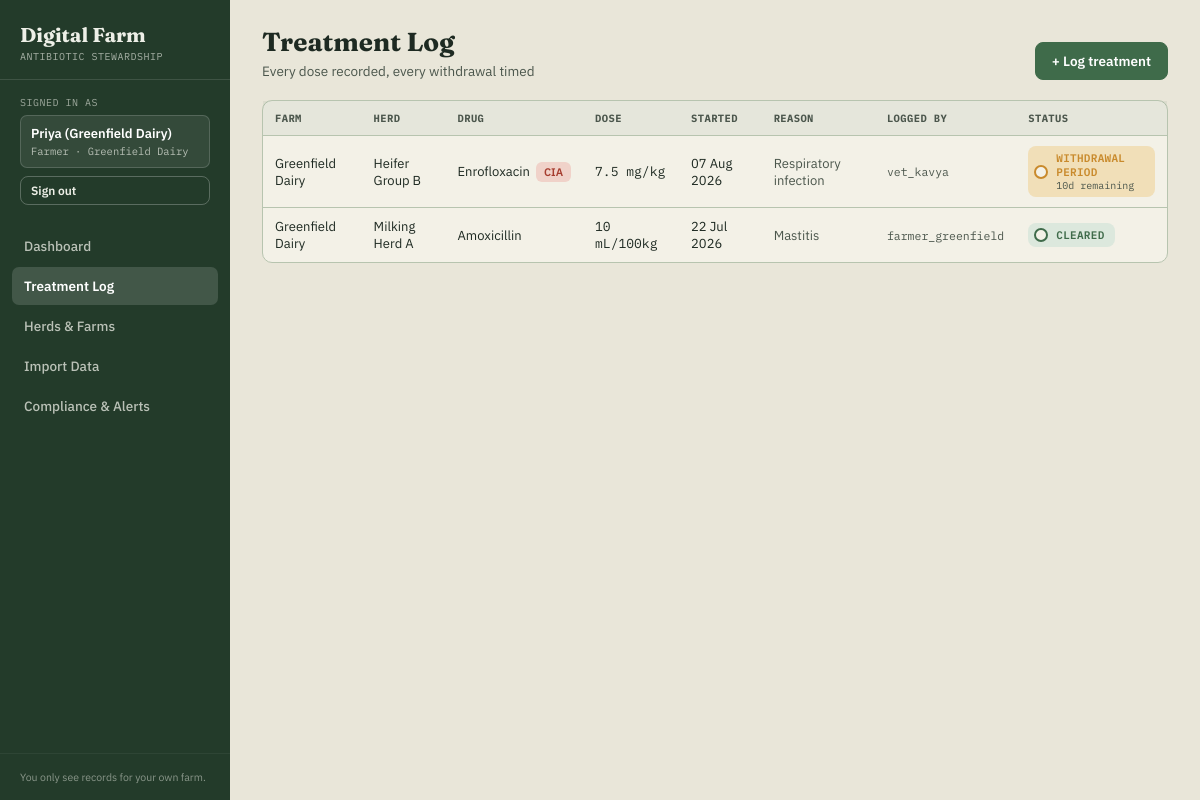
Page /treatments (signed in) on the committed database.
### models.py (models this page shows, shortened)
class User(db.Model):
    id = db.Column(db.Integer, primary_key=True)
    username = db.Column(db.String(80), nullable=False, unique=True)
    password_hash = db.Column(db.String(255), nullable=False)
    display_name = db.Column(db.String(120), nullable=False)
    role = db.Column(db.String(20), nullable=False)  # 'farmer' | 'vet' | 'regulator'
    farm_id = db.Column(db.Integer, db.ForeignKey("farm.id"), nullable=True)
    farm = db.relationship("Farm")

class Farm(db.Model):
    id = db.Column(db.Integer, primary_key=True)
    name = db.Column(db.String(120), nullable=False)
    location = db.Column(db.String(120))
    species = db.Column(db.String(120))
    groups = db.relationship("Group", backref="farm", cascade="all, delete-orphan")

class Treatment(db.Model):
    id = db.Column(db.Integer, primary_key=True)
    farm_id = db.Column(db.Integer, db.ForeignKey("farm.id"), nullable=False)
    group_id = db.Column(db.Integer, db.ForeignKey("group.id"), nullable=False)
    drug_id = db.Column(db.Integer, db.ForeignKey("drug.id"), nullable=False)
    dose = db.Column(db.String(40))
    unit = db.Column(db.String(40))
    start_date = db.Column(db.Date, nullable=False)
    end_date = db.Column(db.Date, nullable=False)
    reason = db.Column(db.String(200))
    prescribed_by = db.Column(db.String(120))
    marketed_date = db.Column(db.Date, nullable=True)  # date animal/product was sold, if any
    logged_by = db.Column(db.String(120))  # username of the account that recorded this
    farm = db.relationship("Farm")
    group = db.relationship("Group")
    drug = db.relationship("Drug")
    def withdrawal_days(self):
        if self.group and self.group.product == "dairy":
            return self.drug.milk_days or 0
        return self.drug.meat_days or 0
    def withdrawal_end(self):
        return self.end_date + timedelta(days=self.withdrawal_days())
    def status(self):
        today = date.today()
        w_end = self.withdrawal_end()
        if today < self.end_date:
            return "Active Treatment", "amber", (self.end_date - today).days
        if self.marketed_date:
            if self.marketed_date < w_end:
                return "Violation", "rust", 0
            return "Cleared (marketed)", "pasture", 0
        if today < w_end:
            return "Withdrawal Period", "amber", (w_end - today).days
        return "Cleared", "pasture", 0

class Group(db.Model):
    id = db.Column(db.Integer, primary_key=True)
    farm_id = db.Column(db.Integer, db.ForeignKey("farm.id"), nullable=False)
    name = db.Column(db.String(120), nullable=False)
    species = db.Column(db.String(120))
    product = db.Column(db.String(20), default="meat")  # 'meat' or 'dairy'
    headcount = db.Column(db.Integer, default=0)

class Drug(db.Model):
    id = db.Column(db.Integer, primary_key=True)
    name = db.Column(db.String(120), nullable=False, unique=True)
    drug_class = db.Column(db.String(120))
    cia = db.Column(db.Boolean, default=False)  # WHO Critically Important Antimicrobial
    meat_days = db.Column(db.Integer, default=0)   # meat withdrawal period, days
    milk_days = db.Column(db.Integer, default=0)   # milk withdrawal period, days (0 = n/a)
    notes = db.Column(db.String(300))

### app.py (the view)
@app.get("/treatments")
@login_required
def treatments_view():
    redir = guard_tab("treatments")
    if redir:
        return redir
    user = current_user()
    farm_ids = visible_farm_ids(user)
    q = Treatment.query
    farms_q = Farm.query
    if farm_ids is not None:
        q = q.filter(Treatment.farm_id.in_(farm_ids))
        farms_q = farms_q.filter(Farm.id.in_(farm_ids))
    treatments = q.order_by(Treatment.start_date.desc()).all()
    farms = farms_q.all()
    drugs = Drug.query.order_by(Drug.name).all()
    rows = [(t, t.status()) for t in treatments]
    return render_template("treatments.html", tab="treatments", rows=rows, farms=farms, drugs=drugs)

### app.py (called while the page is built)
def current_user():
    uid = session.get("user_id")
    if not uid:
        return None
    return User.query.get(uid)

def current_role():
    u = current_user()
    return u.role if u else None

def login_required(view):
    @functools.wraps(view)
    def wrapped(*args, **kwargs):
        if not current_user():
            return redirect(url_for("login", next=request.path))
        return view(*args, **kwargs)
    return wrapped

def guard_tab(tab):
    if tab not in ROLES[current_role()]["tabs"]:
        flash("Your role doesn't have access to that page.", "error")
        return redirect(url_for("dashboard"))
    return None

def visible_farm_ids(user):
    if user.role == "farmer":
        return [user.farm_id]
    return None

@app.context_processor
def inject_nav():
    user = current_user()
    if not user:
        return dict(roles=ROLES, current_role=None, tab_labels=TAB_LABELS, allowed_tabs=[], current_user=None,
                    permissions=PERMISSIONS)
    return dict(
        roles=ROLES, current_role=user.role, tab_labels=TAB_LABELS,
        allowed_tabs=ROLES[user.role]["tabs"], current_user=user,
        permissions=PERMISSIONS,
    )

### templates/treatments.html (shortened to what this page needs)
{% extends "base.html" %}
{% block content %}
<div class="section-header">
  <div>
    <h1 class="section-title">Treatment Log</h1>
    <div class="section-sub">Every dose recorded, every withdrawal timed</div>
  </div>
  {% if current_role in permissions.add_treatment %}
  <button class="btn" onclick="document.getElementById('addForm').classList.toggle('hidden')">+ Log treatment</button>
  {% endif %}
</div>
<div class="panel" style="padding:0;">
  <table>
    <thead>
      <tr>
        <th>FARM</th><th>HERD</th><th>DRUG</th><th>DOSE</th><th>STARTED</th><th>REASON</th><th>LOGGED BY</th><th>STATUS</th>
      </tr>
    </thead>
    <tbody>
      {% for t, status in rows %}
      {% set label, tone, days_left = status %}
      <tr>
        <td>{{ t.farm.name }}</td>
        <td>{{ t.group.name }}</td>
        <td>{{ t.drug.name }}{% if t.drug.cia %}<span class="badge badge-rust">CIA</span>{% endif %}</td>
        <td class="mono">{{ t.dose }} {{ t.unit }}</td>
        <td>{{ t.start_date.strftime('%d %b %Y') }}</td>
        <td style="color:var(--ink-soft);">{{ t.reason or "—" }}</td>
        <td class="mono" style="font-size:11.5px; color:var(--ink-soft);">{{ t.logged_by or "—" }}</td>
        <td>
          <div class="ear-tag et-{{ tone }}">
            <span class="hole"></span>
            <div>
              <div class="label">{{ label|upper }}</div>
              {% if days_left > 0 %}<div class="days">{{ days_left }}d remaining</div>{% endif %}
            </div>
          </div>
        </td>
      </tr>
      {% endfor %}
    </tbody>
  </table>
</div>
{% endblock %}

### templates/base.html (shortened to what this page needs)
<!DOCTYPE html>
<html lang="en">
<head>
<link rel="stylesheet" href="{{ url_for('static', filename='style.css') }}">
</head>
<body>
<div class="app-shell">
  <aside class="sidebar">
    <div class="brand">
      <div class="brand-title">Digital Farm</div>
      <div class="brand-sub">ANTIBIOTIC STEWARDSHIP</div>
    </div>
    {% if current_user %}
    <div class="role-form">
      <label class="role-label">SIGNED IN AS</label>
      <div class="account-card">
        <div class="account-name">{{ current_user.display_name }}</div>
        <div class="account-role">{{ roles[current_role].label }}{% if current_user.farm %} · {{ current_user.farm.name }}{% endif %}</div>
      </div>
      <form method="post" action="{{ url_for('logout') }}">
        <button class="btn btn-ghost btn-small" style="width:100%; margin-top:8px; color:#EDEFE7; border-color:rgba(255,255,255,.25);" type="submit">Sign out</button>
      </form>
    </div>
    <nav class="nav">
      {% for t in allowed_tabs %}
        <a href="{{ url_for(t + '_view') if t != 'dashboard' else url_for('dashboard') }}"
           class="nav-link {% if tab == t %}active{% endif %}">
          {{ tab_labels[t] }}
        </a>
      {% endfor %}
    </nav>
    <div class="sidebar-footer">
      {% if current_role == 'farmer' %}You only see records for your own farm.
      {% elif current_role == 'regulator' %}Read-only regulatory view — audit across every farm.
      {% else %}Full multi-farm access as a veterinarian.{% endif %}
    </div>
    {% endif %}
  </aside>
  <main class="main">
    {% block content %}{% endblock %}
  </main>
</div>
</body>
</html>

### static/style.css (style rules this page uses)
:root { --paper:#E9E6D9; --paper-raised:#F3F1E7; --ink:#1E2A22; --ink-soft:#4B564C; --pasture:#3F6B4A; --pasture-deep:#233B2A; --pasture-line:#B7C4AF; --amber:#C98A2C; --amber-soft:#F1DFB8; --rust:#A63D2F; --rust-soft:#F0D2C9; --slate:#4A6670; --slate-soft:#D8E1E3; }
* { box-sizing: border-box; }
body { margin:0; font-family:'IBM Plex Sans', sans-serif; background:var(--paper); color:var(--ink); }
.lam-mono, .mono { font-family:'IBM Plex Mono', monospace; }
.display, h1, h2, h3 { font-family:'Fraunces', serif; margin:0; }
.app-shell { display:flex; min-height:100vh; }
.sidebar { width:230px; background:var(--pasture-deep); color:#EDEFE7; display:flex; flex-direction:column; flex-shrink:0; }
.brand { padding:22px 20px 16px; border-bottom:1px solid rgba(255,255,255,0.12); }
.brand-title { font-family:'Fraunces', serif; font-size:20px; font-weight:700; }
.brand-sub { font-family:'IBM Plex Mono', monospace; font-size:10px; opacity:.65; margin-top:3px; letter-spacing:.5px; }
.role-form { padding:16px 20px; }
.role-label { display:block; font-family:'IBM Plex Mono', monospace; font-size:10px; opacity:.6; margin-bottom:6px; letter-spacing:.5px; }
.account-card { background:rgba(255,255,255,.08); border:1px solid rgba(255,255,255,.16); border-radius:7px; padding:9px 10px; }
.account-name { font-size:13px; font-weight:600; color:#fff; }
.account-role { font-family:'IBM Plex Mono', monospace; font-size:10.5px; opacity:.7; margin-top:2px; }
.nav { padding:6px 12px; display:flex; flex-direction:column; gap:2px; flex:1; }
.nav-link { display:block; padding:10px 12px; border-radius:7px; color:rgba(237,239,231,.75); text-decoration:none; font-size:13.5px; font-weight:500; }
.nav-link.active { background:rgba(255,255,255,.14); color:#fff; font-weight:600; }
.sidebar-footer { padding:16px 20px; font-size:10.5px; opacity:.5; border-top:1px solid rgba(255,255,255,.1); }
.main { flex:1; padding:26px 32px; max-width:1200px; }
.section-header { display:flex; justify-content:space-between; align-items:flex-end; margin-bottom:20px; flex-wrap:wrap; gap:12px; }
.section-title { font-size:26px; font-weight:700; }
.section-sub { font-size:13.5px; color:var(--ink-soft); margin-top:4px; }
.panel { background:var(--paper-raised); border:1px solid var(--pasture-line); border-radius:10px; padding:18px; }
.panel + .panel { margin-top:16px; }
table { width:100%; border-collapse:collapse; font-size:13px; }
thead tr { background:rgba(63,107,74,0.08); }
th { text-align:left; padding:10px 12px; font-family:'IBM Plex Mono', monospace; font-size:10.5px; letter-spacing:.4px; color:var(--ink-soft); border-bottom:1px solid var(--pasture-line); }
td { padding:10px 12px; border-bottom:1px solid var(--pasture-line); }
tr:last-child td { border-bottom:none; }
.ear-tag { display:inline-flex; align-items:center; gap:8px; border-radius:8px; padding:5px 10px 5px 6px; }
.ear-tag .hole { width:14px; height:14px; border-radius:99px; background:var(--paper-raised); border:2px solid; flex-shrink:0; }
.ear-tag .label { font-family:'IBM Plex Mono', monospace; font-size:11px; font-weight:600; letter-spacing:.3px; }
.ear-tag .days { font-family:'IBM Plex Mono', monospace; font-size:10px; color:var(--ink-soft); }
.et-pasture { background:#DCE8DD; }
.et-pasture .hole { border-color:var(--pasture); }
.et-pasture .label { color:var(--pasture); }
.et-amber { background:var(--amber-soft); }
.et-amber .hole { border-color:var(--amber); }
.et-amber .label { color:var(--amber); }
.badge { font-size:11px; font-weight:600; padding:3px 8px; border-radius:6px; margin-left:6px; }
.badge-rust { background:var(--rust-soft); color:var(--rust); }
.btn { display:inline-flex; align-items:center; gap:6px; cursor:pointer; padding:9px 16px; border-radius:8px; font-size:13.5px; font-weight:600; font-family:inherit; border:1px solid var(--pasture); background:var(--pasture); color:#fff; text-decoration:none; }
.btn-ghost { background:transparent; color:var(--pasture-deep); border:1px solid var(--pasture-line); }
.btn-small { padding:6px 10px; font-size:12px; }

### rows in the picture
User: display_name "Priya (Greenfield Dairy)", role "Farmer"
Farm: farm.name "Greenfield Dairy"
Treatment: farm.name "Greenfield Dairy", group.name "Heifer Group B", drug.name "Enrofloxacin", shows "CIA", dose "7.5", unit "mg/kg", start_date "07 Aug 2026", reason "Respiratory infection", logged_by "vet_kavya", label "WITHDRAWAL PERIOD", days_left "10"
Treatment: farm.name "Greenfield Dairy", group.name "Milking Herd A", drug.name "Amoxicillin", dose "10", unit "mL/100kg", start_date "22 Jul 2026", reason "Mastitis", logged_by "farmer_greenfield", label "CLEARED"

### other values in the picture
{{ tab_labels[t] }} "Dashboard" "Treatment Log" "Herds & Farms" "Import Data" "Compliance & Alerts"
